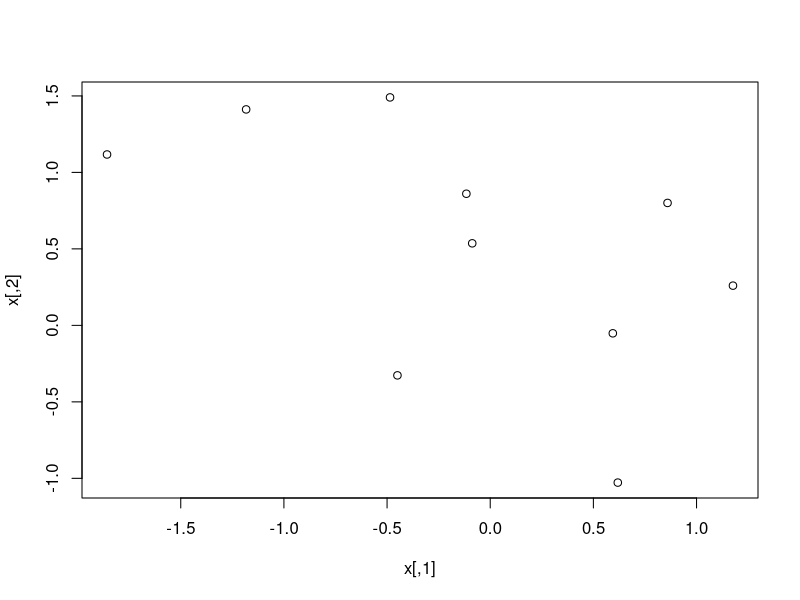

The R script that drew this image:
x <- replicate (10,rnorm(10))
data_frame <- as.data.frame(x)
print(x)
summary(x)
t <- seq(0,10,0.1)
for (i in seq_len(nrow(x))) {
  for (j in seq_len(ncol(x))) {
    print(x[i,j]) + sin(t)
    
  }
  
}

plot(x)
